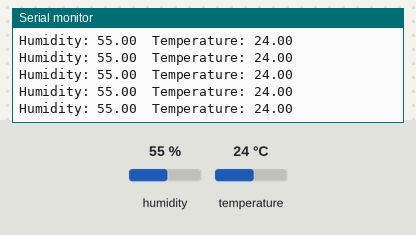
Bench run of a sketch on a simulated Arduino Uno, built with avr-gcc and run on an emulated ATmega328P. Shown: the last lines printed to the serial monitor. Inputs (shaded band) come from the test bench; at power-on: humidity 55 %, temperature 24 °C.

Above: at 2.8 s.
2.9 s: humidity set to 22 %
At 4.4 s:
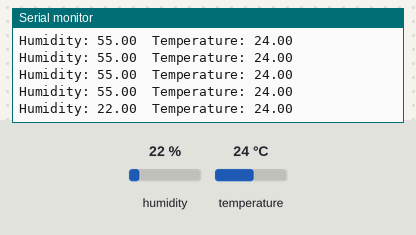
5.6 s: temperature set to 12 °C
At 5.6 s:
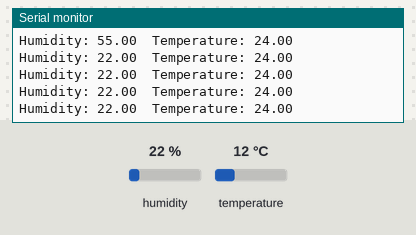
8.3 s: humidity set to 40 %
At 9.0 s:
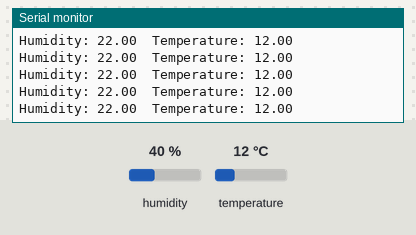
Timing chart, 0 to 11.3 s (numbered marks = the images above; inputs shaded):
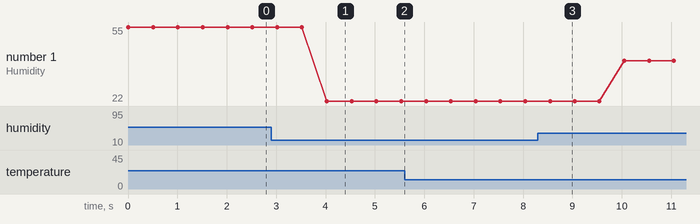

The sketch:

DHT_TEST.ino
```cpp
//Temperature, Humidity Sensor declaration
#include "DHT.h"
#define Type DHT22
#define sensePin 14
DHT HT(sensePin, Type);


float humidity;
float tempC;

void setup() {
  Serial.begin(115200);
  HT.begin();
  Serial.println(HT.readHumidity());
}

void loop() {
  humidity = HT.readHumidity();
  tempC = HT.readTemperature();

  Serial.print("Humidity: ");
  Serial.print(humidity);
  Serial.print("\tTemperature: ");
  Serial.println(tempC);


  delay(500);

}
```

Measured:
- after the input at 2.9 s, the serial monitor: prints a new line after 1.1 s (image 1)
- plotted number 1: 55 → 22 after the input at 2.9 s, 22 → 40 after the input at 8.3 s
